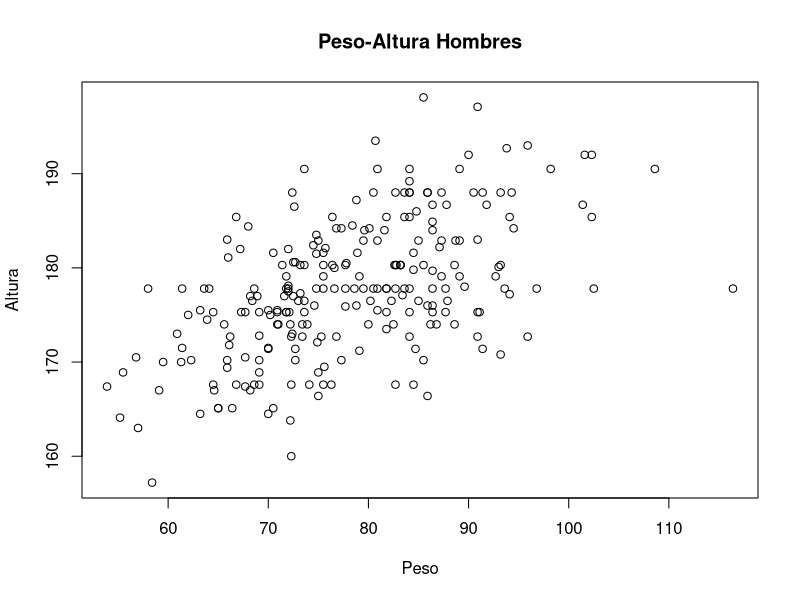
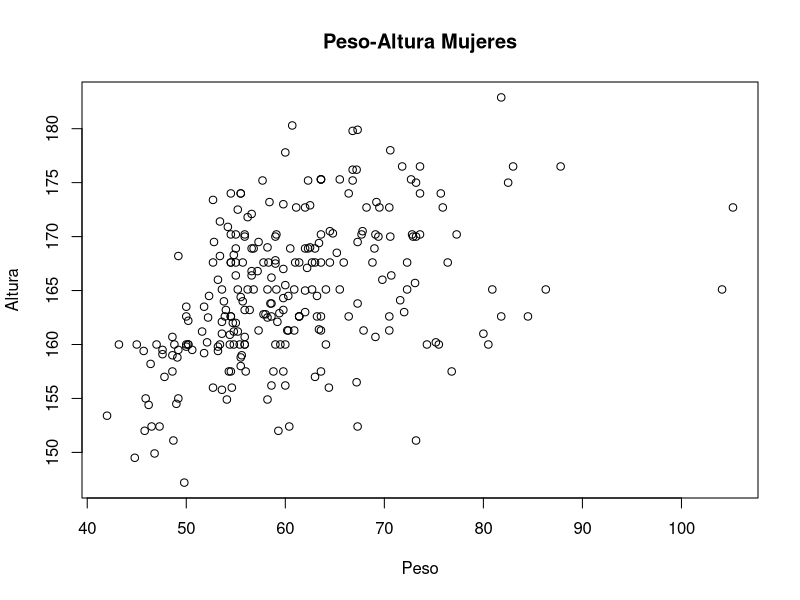
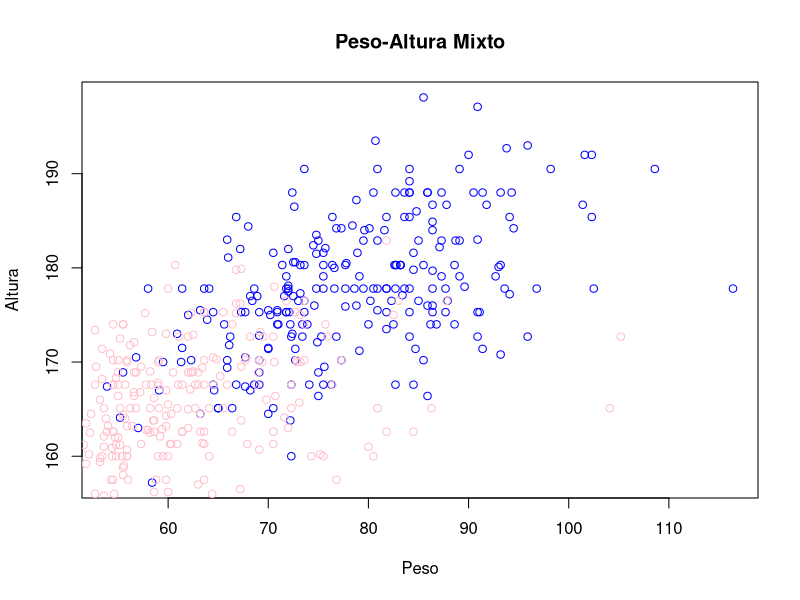
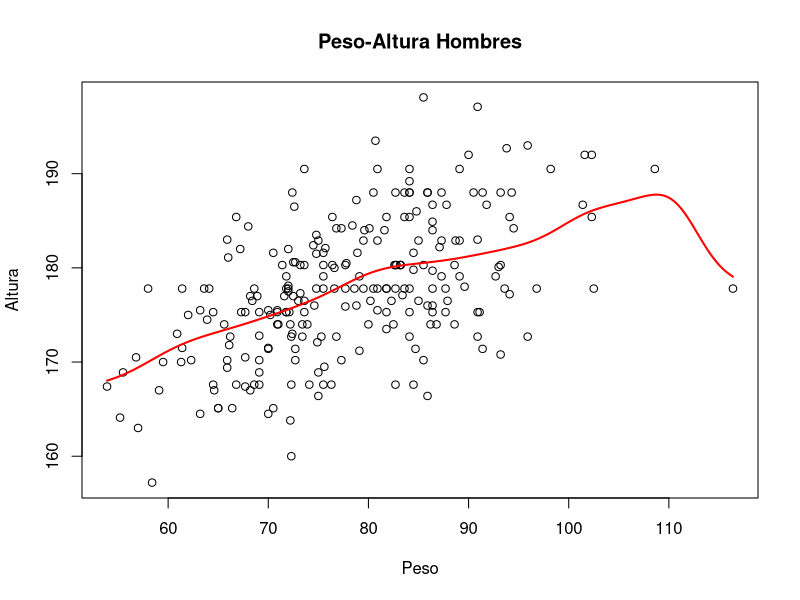
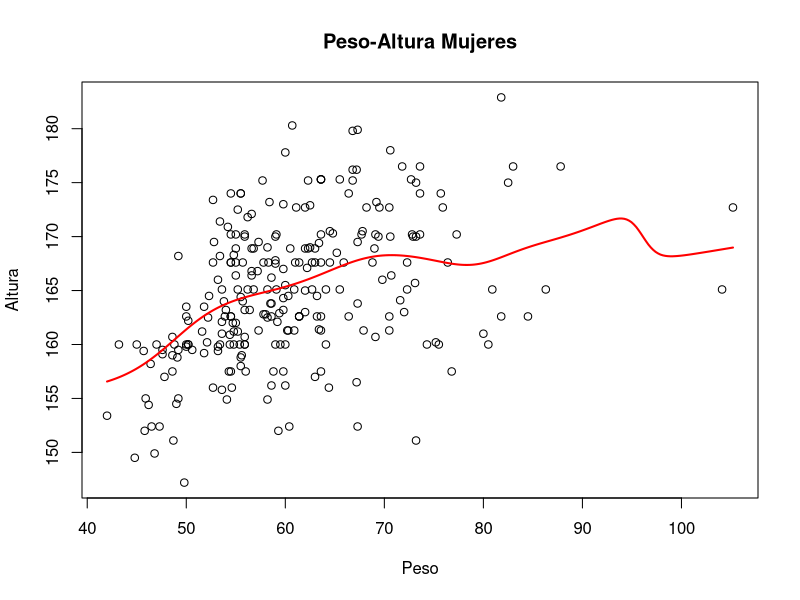
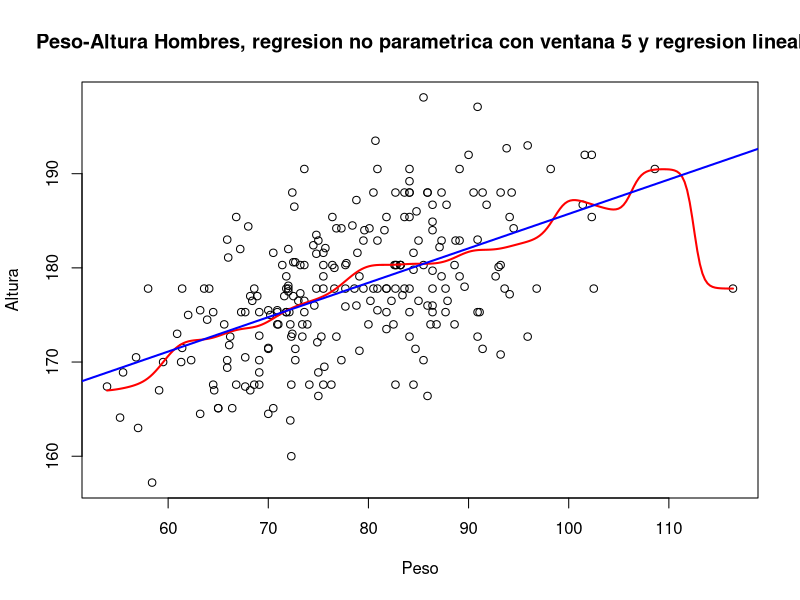
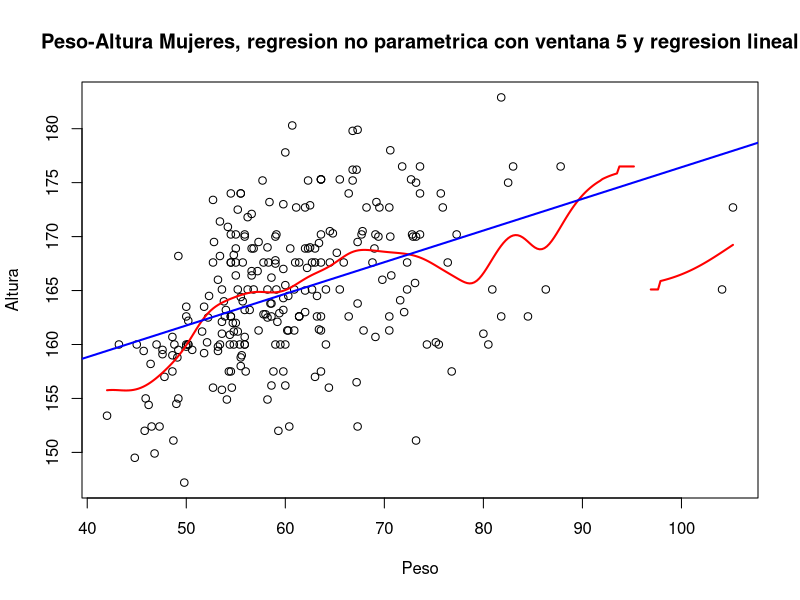

Reproduce these figures in R, in order.
TrainTest <- read.table("TrainTest.txt")

body <- read.csv("body.csv",header = FALSE)

#Le asignamos el nombre correspondiente a las columnas del data set
colnames(body)<- (c("BIAC","BIIL","BITRO","CHEST1","CHEST2","ELBOW","WRIST",
                    "KNEE","ANKLE","SHOUL","CHESTG","WAISTG","NAVEL","HIP","GLUTE","BICEP",
                    "FLOREA","KNEEG","CALF","ANKLEG","WRISTG","AGE","WEIG","HEIG","GEN"))

#Lectura de Datos -----------------------------------------------------------------------------------------------------------
 
#Nos fijamos si hay datos NULL
any(is.na(body))

#Nos Fijamos el tipo de dato de cada columna
sapply(body, class)

# Conclusion: No hay datos nulos y los tipos de dato corresponden a lo pedido

#Etapa Exploratoria -----------------------------------------------------------------------------------------------------------



#B.)

#Primero separamos los datos segun su genero

#Weight Men y su medianda
WEIG_M <-  body[body$GEN == 1, ]$WEIG

T_M <- median(WEIG_M)


#Weight Women y su mediana 
WEIG_W <-  body[body$GEN == 0, ]$WEIG

T_W <- median(WEIG_W)

#BootStrap para pesos de hombres
B = 1000

# Tomamos 1000 muestras de tamano |WEIGH_M| de los datos que tenemos 
n <- length(WEIG_M)
estMedMen<- 0

for(i in 1:B){
  #Para cada muestra estimamos la mediana y la almacenamos 
  muestra <- sample(WEIG_M, n, replace = TRUE )
  estMedMen[i] <- median(muestra)
}

seBootMen <- sd(estMedMen)

#Definimos el intervalo de confianza aproximado para la mediana del peso masculino
alfa <- 0.05

#Z_alfa/2
z <- qnorm(1-alfa/2)

IDC_Men <- c(T_M - z*seBootMen,T_M + z*seBootMen)

#BootStrap para pesos de Mujeres

# Tomamos 1000 muestras de tamano |WEIGH_M| de los datos que tenemos 
n <- length(WEIG_W)
estMedWom<- 0

for(i in 1:B){
  #Para cada muestra estimamos la mediana y la almacenamos 
  muestra <- sample(WEIG_W, n, replace = TRUE )
  estMedWom[i] <- median(muestra)
}

seBootWom <- sd(estMedWom)

#Definimos el intervalo de confianza aproximado para la mediana del peso masculino
alfa <- 0.05

#Z_alfa/2
z <- qnorm(1-alfa/2)

IDC_Wom <- c(T_M - z*seBootWom,T_M + z*seBootWom)

#Falta la interpretacion
#Se podria decir que el peso no es una medida muy significativa a la hora de diferencia a un hombre de una mujer, 
#ya que ambos tienen medias muy parecidas. Aunque los hombres tienen mas dispersion, por lo que podemos decir que
#cuanto mas alejado se encuentre un peso de la media mas probabilidad hay de que sea un hombre. Ademas a la hora de diferenciar
#grupos de hombres de grupos de mujeres, podemos usar el desvio estandar como diferenciador

#C)

HEIG_M <-  body[body$GEN == 1, ]$HEIG

HEIG_W <-  body[body$GEN == 0, ]$HEIG

plot(WEIG_M,HEIG_M,main = "Peso-Altura Hombres", xlab = "Peso" , ylab = "Altura")

plot(WEIG_W,HEIG_W,main = "Peso-Altura Mujeres", xlab = "Peso" , ylab = "Altura")

# Los graficos parecen indicar que a mayor peso se tendra mayor altura y vice-versa.

#Graficamos ambos en simultaneo
plot(WEIG_M,HEIG_M,main = "Peso-Altura Mixto", xlab = "Peso" , ylab = "Altura",col = "blue")
points(WEIG_W,HEIG_W,col= "pink")

# Ver si como diferenciar a los hombres de las mujeres

#D.)

# Grafico de los hombres
plot(WEIG_M,HEIG_M,main = "Peso-Altura Hombres", xlab = "Peso" , ylab = "Altura")
ksm <- ksmooth(WEIG_M,HEIG_M, "normal", bandwidth = 10)
lines(ksm$x, ksm$y, col = "red", lwd = 2)

# Grafico de las mujeres
plot(WEIG_W,HEIG_W,main = "Peso-Altura Mujeres", xlab = "Peso" , ylab = "Altura")
ksm <- ksmooth(WEIG_W,HEIG_W, "normal", bandwidth = 10)
lines(ksm$x, ksm$y, col = "red", lwd = 2)

# En el caso de los hombres, podemos ver que salvo el final la regresion no parametrica se parece mucho a una regresion lineal.
# Similarmente en las mujeres,la regresion no parametrica es parecida a una regresion lineal, sobre todo en la zona donde se concentran
# los datos. Por lo que sospechamos una regresion lineal para los hombres y las mujeres.

# E.)
# calculo la estimacion en Xi sin usar el i-esimo dato
mi_h = function(X,Y,i,h){
  n=length(X)
  Xi=X[i] #punto a evaluar la estimacion
  sum=0
  temp=0 
  for(j in 1:n){
    if(j!=i){
      sum=sum+(Y[j]*dnorm((X[j]-Xi)/h))
      temp=temp+dnorm((X[j]-Xi)/h)
    }
  }
  return(sum/temp)
}
# calculo el error cuadratico de la convalidacion cruzada
CV = function(X,Y,h){
  n=length(X)
  sum=0
  for(i in 1:n){
    sum=sum+(Y[i]-mi_h(X,Y,i,h))^2
  }
  return(sum/n)
}
# busco el h en hs que minimize el CV
h_opt= function(X,Y,hs){
  n=length(hs)
  h=hs[1]
  cv_h=CV(X,Y,h)
  for(i in 2:n){
    temp=CV(X,Y,hs[i])
    if(temp<cv_h){
      h=hs[i]
      cv_h=temp
    }
  }
  return(h)
}

hs= seq(5,20,by=0.5)

# No entiendo como usar la nota, y como quiere que grafique

# Para cada g´enero grafique la funci´on objetivo y represente all´ı la ventana ´optima hallada
# de acuerdo al criterio que est´a utilizando.
# Nota: Para verificar la respuesta, explorar la funci´on train de la librer´ıa caret.

# F.)

# Grafico de los hombres
h_M=h_opt(WEIG_M,HEIG_M,hs)
plot(WEIG_M,HEIG_M,main = "Peso-Altura Hombres, regresion no parametrica con ventana 5 y regresion lineal", xlab = "Peso" , ylab = "Altura")
# Reg. no parametrica con h optimo
ksm <- ksmooth(WEIG_M,HEIG_M, "normal", bandwidth = h_M)
lines(ksm$x, ksm$y, col = "red", lwd = 2)
# Regresion lineal de cuadrados minimos
regL_M <- lm(HEIG_M ~ WEIG_M)
abline(regL_M, col = "blue",lwd =2)

# Grafico de las mujeres
h_W=h_opt(WEIG_W,HEIG_W,hs)
plot(WEIG_W,HEIG_W,main = "Peso-Altura Mujeres, regresion no parametrica con ventana 5 y regresion lineal", xlab = "Peso" , ylab = "Altura")
ksm <- ksmooth(WEIG_W,HEIG_W, "normal", bandwidth = h_W)
lines(ksm$x, ksm$y, col = "red", lwd = 2)
# Regresion lineal de cuadrados minimos
regL_W <- lm(HEIG_W ~ WEIG_W)
abline(regL_W, col = "blue",lwd =2)

# Con esto podemos notar que una regresion lineal funciona notablemente, sobre todo en zonas
# con gran concentracion de datos.



# Regresion lineal -----------------------------------------------------------------------------------------------------------

# G.)

TrainTest= TrainTest$V1

#Datos de Training del modelo
bodyTrain = body[TrainTest,]
colnames(bodyTrain)<- (c("BIAC","BIIL","BITRO","CHEST1","CHEST2","ELBOW","WRIST",
                    "KNEE","ANKLE","SHOUL","CHESTG","WAISTG","NAVEL","HIP","GLUTE","BICEP",
                    "FLOREA","KNEEG","CALF","ANKLEG","WRISTG","AGE","WEIG","HEIG","GEN"))


#Datos de validacion del modelo
bodyTest = body[!TrainTest,]
colnames(bodyTest)<- (c("BIAC","BIIL","BITRO","CHEST1","CHEST2","ELBOW","WRIST",
                         "KNEE","ANKLE","SHOUL","CHESTG","WAISTG","NAVEL","HIP","GLUTE","BICEP",
                         "FLOREA","KNEEG","CALF","ANKLEG","WRISTG","AGE","WEIG","HEIG","GEN"))


# ajusto el modelo para predecir WIEG en funcion del resto

modelo=lm(WEIG ~ BIAC+BIIL+BITRO+CHEST1+CHEST2+ELBOW+WRIST+KNEE+ANKLE+SHOUL+CHESTG+WAISTG+NAVEL+HIP + GLUTE+BICEP+FLOREA+KNEEG+CALF+ANKLEG+WRISTG+AGE+HEIG+GEN, data = bodyTrain)

resumen = summary(modelo)

# Significacion de c/ coeficiente

# Como citerio para ver si una variable es significativa o no usaremos el test
# Beta_i = 0 vs.  Beta_i != 0 con alfa 0.05
# Es decir, si el p - valor del test de hipotesis anterior es mayor a 0.05, consideramos que la variable
# es significativa, pues podemos decir con confianza del 95% que la variable no se va a 0

# En que momento se usa esto?
significativo = c()

pValor = summary(modelo)$coefficients[, "Pr(>|t|)"]

#Vector booleano que nos dice si una variable es o no significativa
esSignificativa = c(pValor <= 0.05 )

#Nombres de las variables que usamos 
variables = names(body)

#Nos fijamos cuales son las variables que consideramos significativas
variablesSig = variables[esSignificativa]

print("Las variables significativas segun nuestro citerio son")

for(i in 1:length( variablesSig)){
  print(variablesSig[i])
  
}

# Analisis del F-Statistic

resumen

# EL F-statistic de nuestro modelo es un valor muy pequeno, esto esta en linea con el item anterior, pues lo que
# mide el F-statistic es el p-valor del test :
# H0: B_1 = B_2 =...=B_N = 0 vs. H1: existe B_i !=0

#Como Tenemos parametros para los cuales el p-valor del test H0: B_i= 0 vs. H1: B_i !=0 es muy bajo (por ejemplo
#  HEIG) tiene sentido que al hacer un test que toma como H0 que todos nuestros parametros son nulos, este tenga
# un p-vlaor muy bajo, cosa que efectivamente sucede

#Correlaciones lineales entre las variables explicativas




